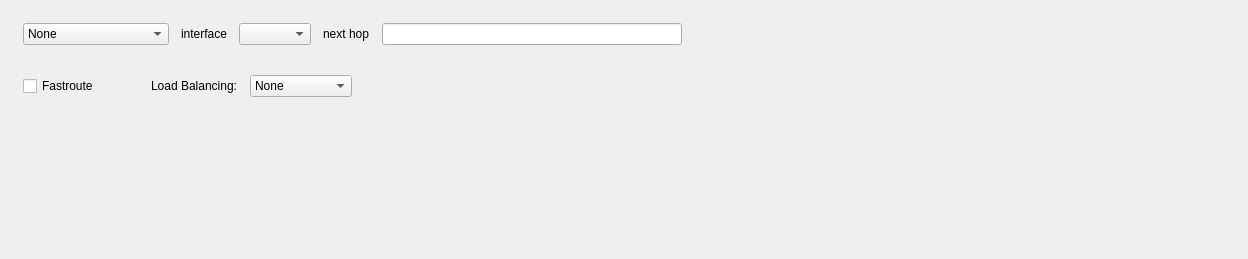
         <widget class="QWidget" name="tab_6">
          <attribute name="title">
           <string>Route</string>
          </attribute>
          <layout class="QGridLayout" name="gridLayout_16">
           <item row="0" column="0" colspan="2">
            <layout class="QHBoxLayout" name="_2">
             <property name="spacing">
              <number>12</number>
             </property>
             <property name="leftMargin">
              <number>12</number>
             </property>
             <property name="topMargin">
              <number>12</number>
             </property>
             <property name="rightMargin">
              <number>12</number>
             </property>
             <property name="bottomMargin">
              <number>12</number>
             </property>
             <item>
              <widget class="QComboBox" name="pf_route_option">
               <item>
                <property name="text">
                 <string>None</string>
                </property>
               </item>
               <item>
                <property name="text">
                 <string>Route through</string>
                </property>
               </item>
               <item>
                <property name="text">
                 <string>Route reply through</string>
                </property>
               </item>
               <item>
                <property name="text">
                 <string>Route a copy through</string>
                </property>
               </item>
              </widget>
             </item>
             <item>
              <widget class="QLabel" name="textLabel1_8">
               <property name="text">
                <string>interface</string>
               </property>
               <property name="wordWrap">
                <bool>false</bool>
               </property>
              </widget>
             </item>
             <item>
              <widget class="QComboBox" name="pf_route_opt_if"/>
             </item>
             <item>
              <widget class="QLabel" name="textLabel2_9">
               <property name="text">
                <string>next hop</string>
               </property>
               <property name="wordWrap">
                <bool>false</bool>
               </property>
              </widget>
             </item>
             <item>
              <widget class="QLineEdit" name="pf_route_opt_addr">
               <property name="minimumSize">
                <size>
                 <width>300</width>
                 <height>0</height>
                </size>
               </property>
              </widget>
             </item>
            </layout>
           </item>
           <item row="0" column="2">
            <spacer name="horizontalSpacer_9">
             <property name="orientation">
              <enum>Qt::Horizontal</enum>
             </property>
             <property name="sizeHint" stdset="0">
              <size>
               <width>537</width>
               <height>20</height>
              </size>
             </property>
            </spacer>
           </item>
           <item row="1" column="0">
            <layout class="QHBoxLayout" name="horizontalLayout_5">
             <property name="spacing">
              <number>12</number>
             </property>
             <property name="leftMargin">
              <number>12</number>
             </property>
             <property name="topMargin">
              <number>12</number>
             </property>
             <property name="rightMargin">
              <number>12</number>
             </property>
             <property name="bottomMargin">
              <number>12</number>
             </property>
             <item>
              <widget class="QCheckBox" name="pf_fastroute">
               <property name="text">
                <string>Fastroute</string>
               </property>
              </widget>
             </item>
             <item>
              <spacer name="spacer_8">
               <property name="orientation">
                <enum>Qt::Horizontal</enum>
               </property>
               <property name="sizeType">
                <enum>QSizePolicy::Fixed</enum>
               </property>
               <property name="sizeHint" stdset="0">
                <size>
                 <width>40</width>
                 <height>20</height>
                </size>
               </property>
              </spacer>
             </item>
             <item>
              <widget class="QLabel" name="label_4">
               <property name="text">
                <string>Load Balancing:</string>
               </property>
              </widget>
             </item>
             <item>
              <widget class="QComboBox" name="pf_route_load_option">
               <item>
                <property name="text">
                 <string>None</string>
                </property>
               </item>
               <item>
                <property name="text">
                 <string>Bitmask</string>
                </property>
               </item>
               <item>
                <property name="text">
                 <string>Random</string>
                </property>
               </item>
               <item>
                <property name="text">
                 <string>Source Hash</string>
                </property>
               </item>
               <item>
                <property name="text">
                 <string>Round Robin</string>
                </property>
               </item>
              </widget>
             </item>
            </layout>
           </item>
           <item row="1" column="1" colspan="2">
            <spacer name="spacer_9">
             <property name="orientation">
              <enum>Qt::Horizontal</enum>
             </property>
             <property name="sizeHint" stdset="0">
              <size>
               <width>665</width>
               <height>20</height>
              </size>
             </property>
            </spacer>
           </item>
           <item row="2" column="0" colspan="2">
            <spacer name="spacer_7">
             <property name="orientation">
              <enum>Qt::Vertical</enum>
             </property>
             <property name="sizeType">
              <enum>QSizePolicy::MinimumExpanding</enum>
             </property>
             <property name="sizeHint" stdset="0">
              <size>
               <width>553</width>
               <height>139</height>
              </size>
             </property>
            </spacer>
           </item>
          </layout>
         </widget>
